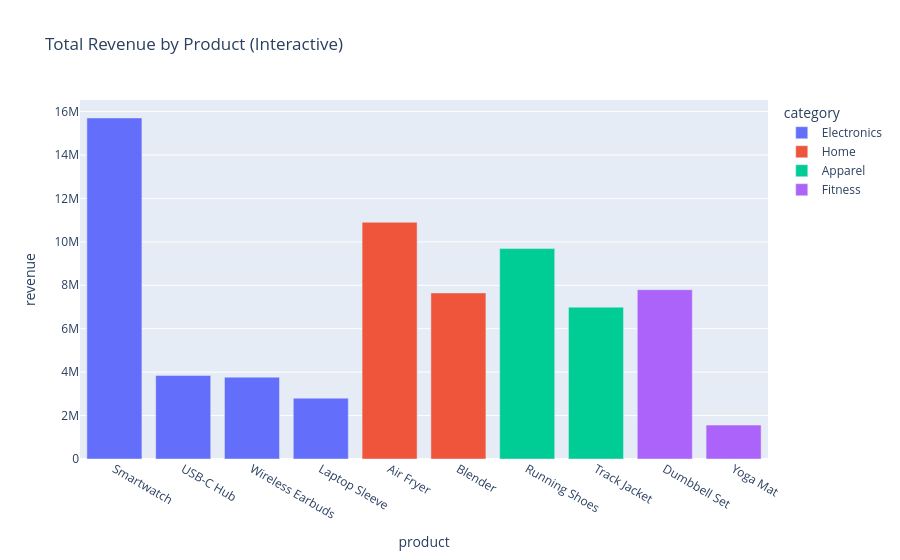

The notebook cell this image was saved under:
### Code cell
# --- 1b. INTERACTIVE chart ---
revenue_by_product_cat = sales_df.groupby("product").agg(
    revenue=("revenue", "sum"),
    category=("category", "first")
).reset_index().sort_values("revenue", ascending=False)

fig = px.bar(
    revenue_by_product_cat,
    x="product",
    y="revenue",
    color="category",
    hover_data=["revenue", "category"],
    title="Total Revenue by Product (Interactive)"
)
fig.show()

### Figure 1 — Plotly figure (JSON) as saved in the notebook; plotly's stock layout.template omitted (floating-point values rounded to 4 significant figures)
{"data": [{"alignmentgroup": "True", "customdata": [["Electronics"], ["Electronics"], ["Electronics"], ["Electronics"]], "hovertemplate": "category=%{customdata[0]}<br>product=%{x}<br>revenue=%{y}<extra></extra>", "legendgroup": "Electronics", "marker": {"color": "#636efa", "pattern": {"shape": ""}}, "name": "Electronics", "offsetgroup": "Electronics", "orientation": "v", "showlegend": true, "textposition": "auto", "type": "bar", "x": ["Smartwatch", "USB-C Hub", "Wireless Earbuds", "Laptop Sleeve"], "xaxis": "x", "y": [15710000.0, 3842442, 3769985, 2801284], "yaxis": "y"}, {"alignmentgroup": "True", "customdata": [["Home"], ["Home"]], "hovertemplate": "category=%{customdata[0]}<br>product=%{x}<br>revenue=%{y}<extra></extra>", "legendgroup": "Home", "marker": {"color": "#EF553B", "pattern": {"shape": ""}}, "name": "Home", "offsetgroup": "Home", "orientation": "v", "showlegend": true, "textposition": "auto", "type": "bar", "x": ["Air Fryer", "Blender"], "xaxis": "x", "y": [10901274, 7648773], "yaxis": "y"}, {"alignmentgroup": "True", "customdata": [["Apparel"], ["Apparel"]], "hovertemplate": "category=%{customdata[0]}<br>product=%{x}<br>revenue=%{y}<extra></extra>", "legendgroup": "Apparel", "marker": {"color": "#00cc96", "pattern": {"shape": ""}}, "name": "Apparel", "offsetgroup": "Apparel", "orientation": "v", "showlegend": true, "textposition": "auto", "type": "bar", "x": ["Running Shoes", "Track Jacket"], "xaxis": "x", "y": [9688731, 6992502], "yaxis": "y"}, {"alignmentgroup": "True", "customdata": [["Fitness"], ["Fitness"]], "hovertemplate": "category=%{customdata[0]}<br>product=%{x}<br>revenue=%{y}<extra></extra>", "legendgroup": "Fitness", "marker": {"color": "#ab63fa", "pattern": {"shape": ""}}, "name": "Fitness", "offsetgroup": "Fitness", "orientation": "v", "showlegend": true, "textposition": "auto", "type": "bar", "x": ["Dumbbell Set", "Yoga Mat"], "xaxis": "x", "y": [7796880, 1560447], "yaxis": "y"}], "layout": {"barmode": "relative", "legend": {"title": {"text": "category"}, "tracegroupgap": 0}, "title": {"text": "Total Revenue by Product (Interactive)"}, "xaxis": {"anchor": "y", "domain": [0, 1], "title": {"text": "product"}}, "yaxis": {"anchor": "x", "domain": [0, 1], "title": {"text": "revenue"}}}}
